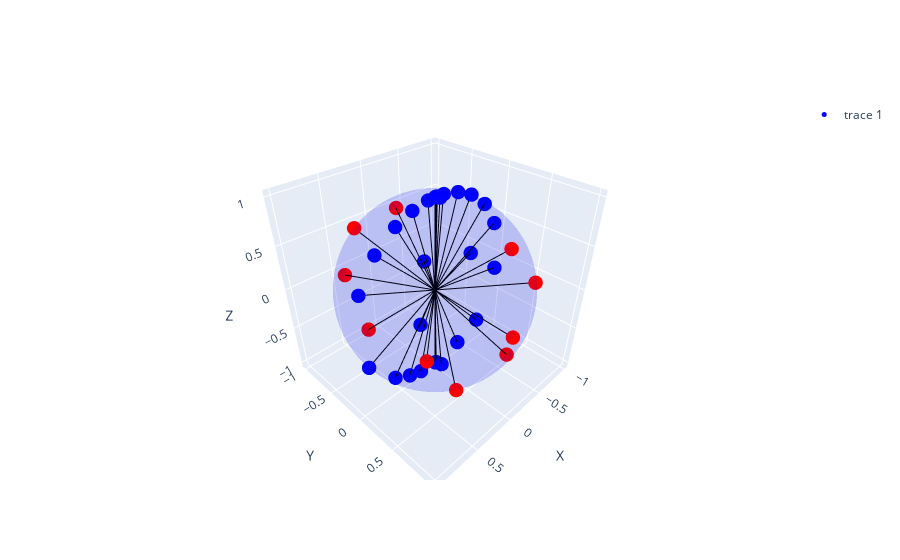

The code cell stored with this chart in its notebook:
### Code cell
# Example usage:
ADDITIONAL_CALIBRATION_SUGGESTIONS = 10
plot_pitch_list, plot_roll_list = tools.rotation_to_pitch_and_roll(rotation_list)
plot_color_list = ['blue']*len(plot_pitch_list)
for i in range(ADDITIONAL_CALIBRATION_SUGGESTIONS):
    new_roll, new_pitch = tools.find_largest_gap(plot_pitch_list, plot_roll_list)
    print(f"{i+1}. New Calibration: Pitch =", new_pitch, "Roll =", new_roll)
    # Add the new rotation to the list
    plot_pitch_list.append(new_pitch)
    plot_roll_list.append(new_roll)
    plot_color_list.append('red')
tools.plot_rotations_on_sphere(plot_pitch_list, plot_roll_list, plot_color_list)

### Figure 1 — Plotly figure (JSON) as saved in the notebook; plotly's stock layout.template omitted (floating-point values rounded to 4 significant figures; data arrays with more than 128 entries replaced by an {"elided": "..."} marker saying what was removed)
{"data": [{"colorscale": [[0, "blue"], [1, "blue"]], "opacity": 0.1, "showscale": false, "type": "surface", "x": {"elided": "100x100 float values"}, "y": {"elided": "100x100 float values"}, "z": {"elided": "100x100 float values"}}, {"marker": {"color": ["blue", "blue", "blue", "blue", "blue", "blue", "blue", "blue", "blue", "blue", "blue", "blue", "blue", "blue", "blue", "blue", "blue", "blue", "blue", "blue", "blue", "blue", "blue", "blue", "blue", "blue", "blue", "blue", "blue", "blue", "blue", "blue", "blue", "red", "red", "red", "red", "red", "red", "red", "red", "red", "red"], "size": 5}, "mode": "markers", "type": "scatter3d", "x": [-0.01197, -0.003151, 0.002581, -0.0169, -0.0233, -0.1087, -0.3018, -0.489, -0.7155, -0.9109, 0.08881, -0.001444, 0.2768, 0.4737, 0.7094, 0.9155, 0.2242, 0.3864, 0.5855, 0.8932, -0.3684, -0.6637, -0.003516, -0.9826, -0.9335, -0.5829, -0.2216, -0.01252, -0.02864, -0.001143, -0.01742, -0.005213, -0.01351, 0.0446, 0.4659, -0.2135, -0.7097, -0.3243, 0.755, -0.219, 0.3893, 0.4508, 0.4113], "y": [0.003499, -0.0007614, 0.001885, 0.01151, 0.03795, -0.001186, -0.003556, 1.086e-16, -0.01169, -0.01904, 0.0008883, -0.0002871, 0.001545, 0.001458, -0.001026, 0.006004, 0.002586, 0.004174, 0.005856, 0.008997, -0.004353, 0.01884, -0.001725, -0.01919, -0.3433, -0.7718, -0.4707, 0.006708, 0.07155, -0.001713, 0.001094, -0.0008298, 0.003941, 0.9989, -0.8847, -0.801, 0.6993, 0.7163, 0.6555, 0.7055, 0.6701, -0.6366, -0.6373], "z": [-0.9999, 1.0, 1.0, 0.9998, 0.999, 0.9941, 0.9534, 0.8723, 0.6985, 0.4121, 0.996, -1.0, 0.9609, 0.8807, 0.7048, 0.4022, -0.9745, -0.9223, -0.8106, -0.4495, -0.9297, -0.7478, -1.0, -0.1845, -0.1034, -0.254, -0.854, -0.9999, -0.997, -1.0, 0.9998, 1.0, 0.9999, 0.01669, -0.01529, 0.5594, 0.08513, -0.6178, -0.01744, 0.674, -0.632, 0.6257, -0.6517]}, {"line": {"color": "black", "width": 2}, "mode": "lines", "showlegend": false, "type": "scatter3d", "x": [0, -0.01197], "y": [0, 0.003499], "z": [0, -0.9999]}, {"line": {"color": "black", "width": 2}, "mode": "lines", "showlegend": false, "type": "scatter3d", "x": [0, -0.003151], "y": [0, -0.0007614], "z": [0, 1.0]}, {"line": {"color": "black", "width": 2}, "mode": "lines", "showlegend": false, "type": "scatter3d", "x": [0, 0.002581], "y": [0, 0.001885], "z": [0, 1.0]}, {"line": {"color": "black", "width": 2}, "mode": "lines", "showlegend": false, "type": "scatter3d", "x": [0, -0.0169], "y": [0, 0.01151], "z": [0, 0.9998]}, {"line": {"color": "black", "width": 2}, "mode": "lines", "showlegend": false, "type": "scatter3d", "x": [0, -0.0233], "y": [0, 0.03795], "z": [0, 0.999]}, {"line": {"color": "black", "width": 2}, "mode": "lines", "showlegend": false, "type": "scatter3d", "x": [0, -0.1087], "y": [0, -0.001186], "z": [0, 0.9941]}, {"line": {"color": "black", "width": 2}, "mode": "lines", "showlegend": false, "type": "scatter3d", "x": [0, -0.3018], "y": [0, -0.003556], "z": [0, 0.9534]}, {"line": {"color": "black", "width": 2}, "mode": "lines", "showlegend": false, "type": "scatter3d", "x": [0, -0.489], "y": [0, 1.086e-16], "z": [0, 0.8723]}, {"line": {"color": "black", "width": 2}, "mode": "lines", "showlegend": false, "type": "scatter3d", "x": [0, -0.7155], "y": [0, -0.01169], "z": [0, 0.6985]}, {"line": {"color": "black", "width": 2}, "mode": "lines", "showlegend": false, "type": "scatter3d", "x": [0, -0.9109], "y": [0, -0.01904], "z": [0, 0.4121]}, {"line": {"color": "black", "width": 2}, "mode": "lines", "showlegend": false, "type": "scatter3d", "x": [0, 0.08881], "y": [0, 0.0008883], "z": [0, 0.996]}, {"line": {"color": "black", "width": 2}, "mode": "lines", "showlegend": false, "type": "scatter3d", "x": [0, -0.001444], "y": [0, -0.0002871], "z": [0, -1.0]}, {"line": {"color": "black", "width": 2}, "mode": "lines", "showlegend": false, "type": "scatter3d", "x": [0, 0.2768], "y": [0, 0.001545], "z": [0, 0.9609]}, {"line": {"color": "black", "width": 2}, "mode": "lines", "showlegend": false, "type": "scatter3d", "x": [0, 0.4737], "y": [0, 0.001458], "z": [0, 0.8807]}, {"line": {"color": "black", "width": 2}, "mode": "lines", "showlegend": false, "type": "scatter3d", "x": [0, 0.7094], "y": [0, -0.001026], "z": [0, 0.7048]}, {"line": {"color": "black", "width": 2}, "mode": "lines", "showlegend": false, "type": "scatter3d", "x": [0, 0.9155], "y": [0, 0.006004], "z": [0, 0.4022]}, {"line": {"color": "black", "width": 2}, "mode": "lines", "showlegend": false, "type": "scatter3d", "x": [0, 0.2242], "y": [0, 0.002586], "z": [0, -0.9745]}, {"line": {"color": "black", "width": 2}, "mode": "lines", "showlegend": false, "type": "scatter3d", "x": [0, 0.3864], "y": [0, 0.004174], "z": [0, -0.9223]}, {"line": {"color": "black", "width": 2}, "mode": "lines", "showlegend": false, "type": "scatter3d", "x": [0, 0.5855], "y": [0, 0.005856], "z": [0, -0.8106]}, {"line": {"color": "black", "width": 2}, "mode": "lines", "showlegend": false, "type": "scatter3d", "x": [0, 0.8932], "y": [0, 0.008997], "z": [0, -0.4495]}, {"line": {"color": "black", "width": 2}, "mode": "lines", "showlegend": false, "type": "scatter3d", "x": [0, -0.3684], "y": [0, -0.004353], "z": [0, -0.9297]}, {"line": {"color": "black", "width": 2}, "mode": "lines", "showlegend": false, "type": "scatter3d", "x": [0, -0.6637], "y": [0, 0.01884], "z": [0, -0.7478]}, {"line": {"color": "black", "width": 2}, "mode": "lines", "showlegend": false, "type": "scatter3d", "x": [0, -0.003516], "y": [0, -0.001725], "z": [0, -1.0]}, {"line": {"color": "black", "width": 2}, "mode": "lines", "showlegend": false, "type": "scatter3d", "x": [0, -0.9826], "y": [0, -0.01919], "z": [0, -0.1845]}, {"line": {"color": "black", "width": 2}, "mode": "lines", "showlegend": false, "type": "scatter3d", "x": [0, -0.9335], "y": [0, -0.3433], "z": [0, -0.1034]}, {"line": {"color": "black", "width": 2}, "mode": "lines", "showlegend": false, "type": "scatter3d", "x": [0, -0.5829], "y": [0, -0.7718], "z": [0, -0.254]}, {"line": {"color": "black", "width": 2}, "mode": "lines", "showlegend": false, "type": "scatter3d", "x": [0, -0.2216], "y": [0, -0.4707], "z": [0, -0.854]}, {"line": {"color": "black", "width": 2}, "mode": "lines", "showlegend": false, "type": "scatter3d", "x": [0, -0.01252], "y": [0, 0.006708], "z": [0, -0.9999]}, {"line": {"color": "black", "width": 2}, "mode": "lines", "showlegend": false, "type": "scatter3d", "x": [0, -0.02864], "y": [0, 0.07155], "z": [0, -0.997]}, {"line": {"color": "black", "width": 2}, "mode": "lines", "showlegend": false, "type": "scatter3d", "x": [0, -0.001143], "y": [0, -0.001713], "z": [0, -1.0]}, {"line": {"color": "black", "width": 2}, "mode": "lines", "showlegend": false, "type": "scatter3d", "x": [0, -0.01742], "y": [0, 0.001094], "z": [0, 0.9998]}, {"line": {"color": "black", "width": 2}, "mode": "lines", "showlegend": false, "type": "scatter3d", "x": [0, -0.005213], "y": [0, -0.0008298], "z": [0, 1.0]}, {"line": {"color": "black", "width": 2}, "mode": "lines", "showlegend": false, "type": "scatter3d", "x": [0, -0.01351], "y": [0, 0.003941], "z": [0, 0.9999]}, {"line": {"color": "black", "width": 2}, "mode": "lines", "showlegend": false, "type": "scatter3d", "x": [0, 0.0446], "y": [0, 0.9989], "z": [0, 0.01669]}, {"line": {"color": "black", "width": 2}, "mode": "lines", "showlegend": false, "type": "scatter3d", "x": [0, 0.4659], "y": [0, -0.8847], "z": [0, -0.01529]}, {"line": {"color": "black", "width": 2}, "mode": "lines", "showlegend": false, "type": "scatter3d", "x": [0, -0.2135], "y": [0, -0.801], "z": [0, 0.5594]}, {"line": {"color": "black", "width": 2}, "mode": "lines", "showlegend": false, "type": "scatter3d", "x": [0, -0.7097], "y": [0, 0.6993], "z": [0, 0.08513]}, {"line": {"color": "black", "width": 2}, "mode": "lines", "showlegend": false, "type": "scatter3d", "x": [0, -0.3243], "y": [0, 0.7163], "z": [0, -0.6178]}, {"line": {"color": "black", "width": 2}, "mode": "lines", "showlegend": false, "type": "scatter3d", "x": [0, 0.755], "y": [0, 0.6555], "z": [0, -0.01744]}, {"line": {"color": "black", "width": 2}, "mode": "lines", "showlegend": false, "type": "scatter3d", "x": [0, -0.219], "y": [0, 0.7055], "z": [0, 0.674]}, {"line": {"color": "black", "width": 2}, "mode": "lines", "showlegend": false, "type": "scatter3d", "x": [0, 0.3893], "y": [0, 0.6701], "z": [0, -0.632]}, {"line": {"color": "black", "width": 2}, "mode": "lines", "showlegend": false, "type": "scatter3d", "x": [0, 0.4508], "y": [0, -0.6366], "z": [0, 0.6257]}, {"line": {"color": "black", "width": 2}, "mode": "lines", "showlegend": false, "type": "scatter3d", "x": [0, 0.4113], "y": [0, -0.6373], "z": [0, -0.6517]}], "layout": {"scene": {"xaxis": {"title": {"text": "X"}}, "yaxis": {"title": {"text": "Y"}}, "zaxis": {"title": {"text": "Z"}}}}}
